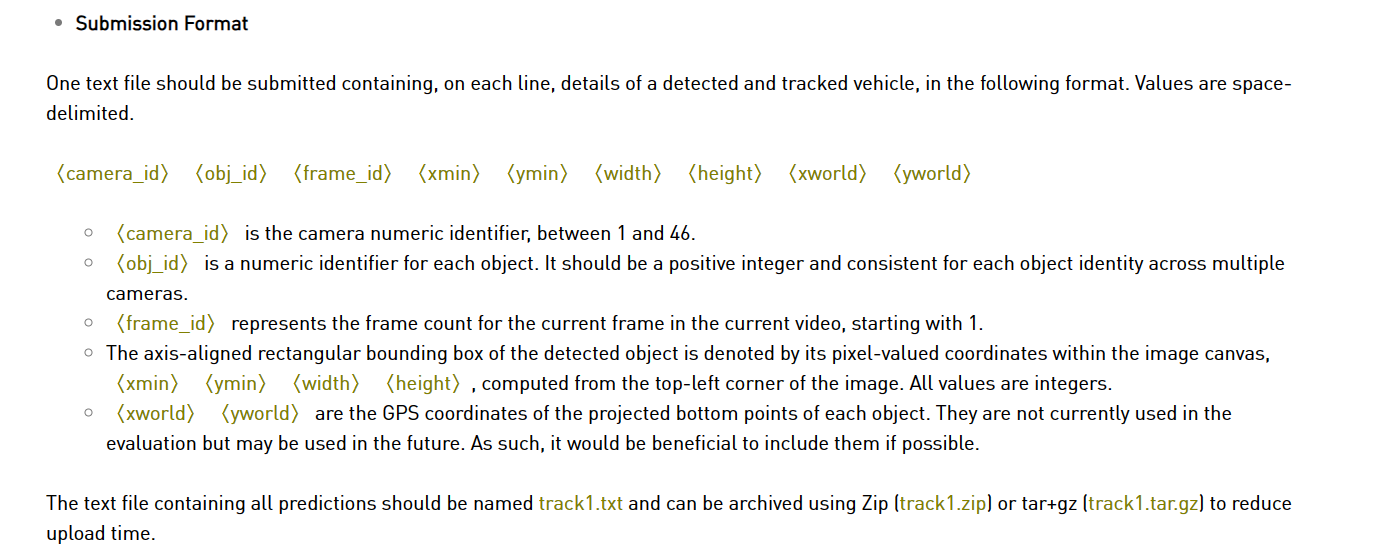
#> input picture online_MTMC/label.png, 1400 x 556 px, found by its file name
$ python generate_mask.py
#> lines starting #> are read from the running program, lines starting #| are printed output that depends on the picture; after the words box and inside, x2 and y2 are one past the last pixel; in counts of white or black regions, pixels touching at a corner belong together
import numpy as np
import cv2

# 读取图片
image = cv2.imread('C:/Users/cjh/Desktop/MTMCT/data_process/rois/label.png')
#> image is the input picture: shape (556, 1400, 3); mean B, G, R 243.3, 244.1, 244.2

# 将彩色图像转换为灰度图像
gray_image = cv2.cvtColor(image, cv2.COLOR_BGR2GRAY)

gray_image = cv2.resize(gray_image, (1920, 1080))
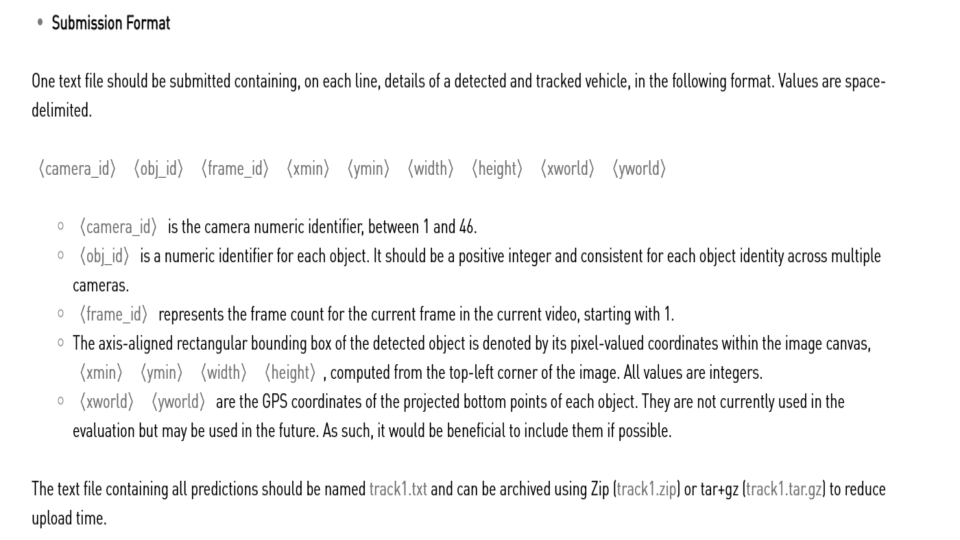
#> gray_image: shape (1080, 1920) (shown at 1/2 size); min 0, max 255, mean 244

# 显示灰度图像和二值图像
cv2.imshow('Grayscale Image', gray_image)
cv2.waitKey(0)
cv2.destroyAllWindows()

# 保存二值图像
cv2.imwrite('grayscale.png', gray_image)

# 读取灰度图像
gray_image = cv2.imread('grayscale.png', cv2.IMREAD_GRAYSCALE)

# 创建具有自定义黑白颜色的图像
black_color = 0  # 黑色
white_color = 255  # 白色
custom_black_white_image = np.where(gray_image < 1, black_color, white_color).astype(np.uint8)
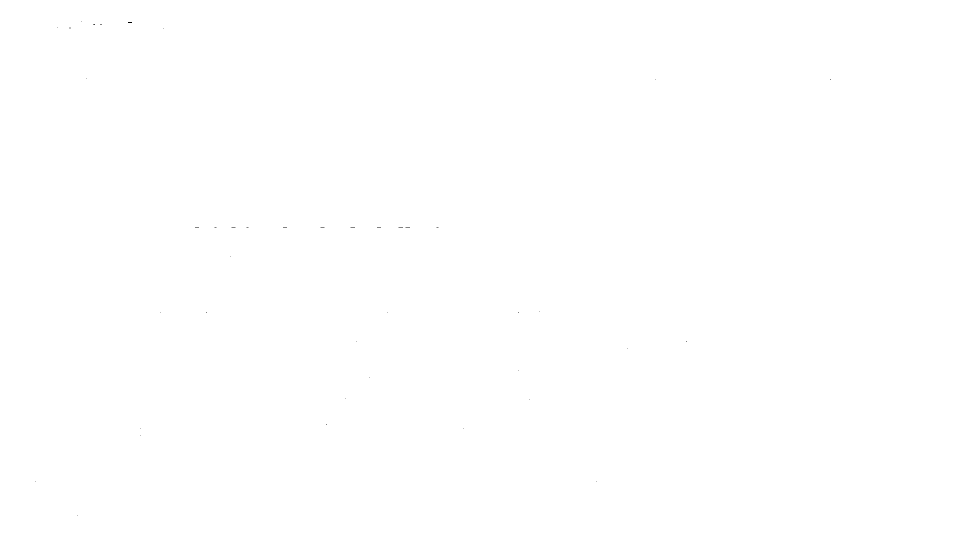
#> custom_black_white_image: shape (1080, 1920) (shown at 1/2 size); 100% white; black in thin lines or dots, all inside (x1, y1, x2, y2) = (70, 42, 1662, 1031)

# 显示或保存转换后的图像
cv2.imshow('Custom Black White Image', custom_black_white_image)
cv2.waitKey(0)
cv2.destroyAllWindows()

cv2.imwrite('rois/drone2.jpg', custom_black_white_image)
